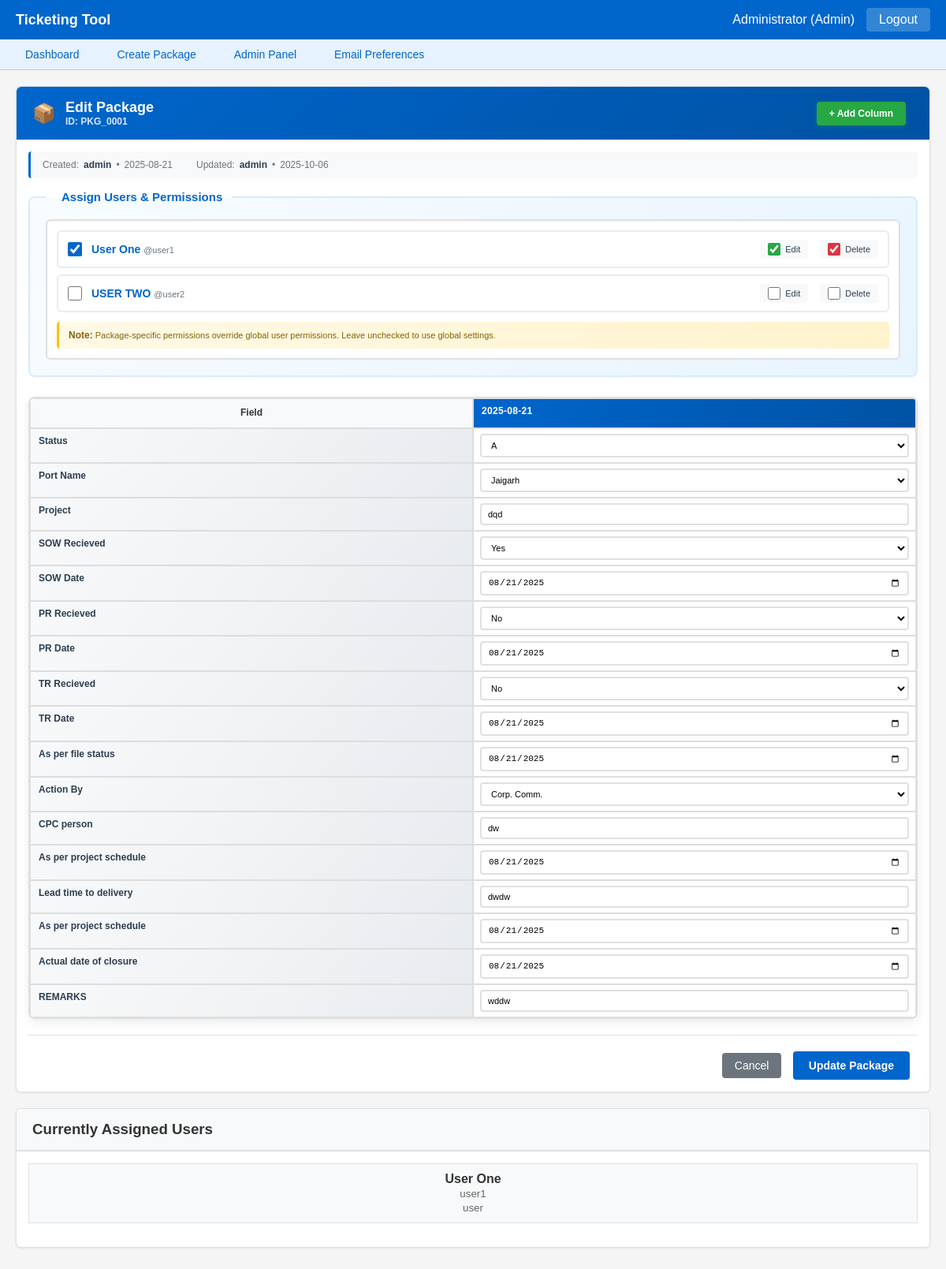
Page /packages/PKG_0001/edit (signed in) on the earlier database version.
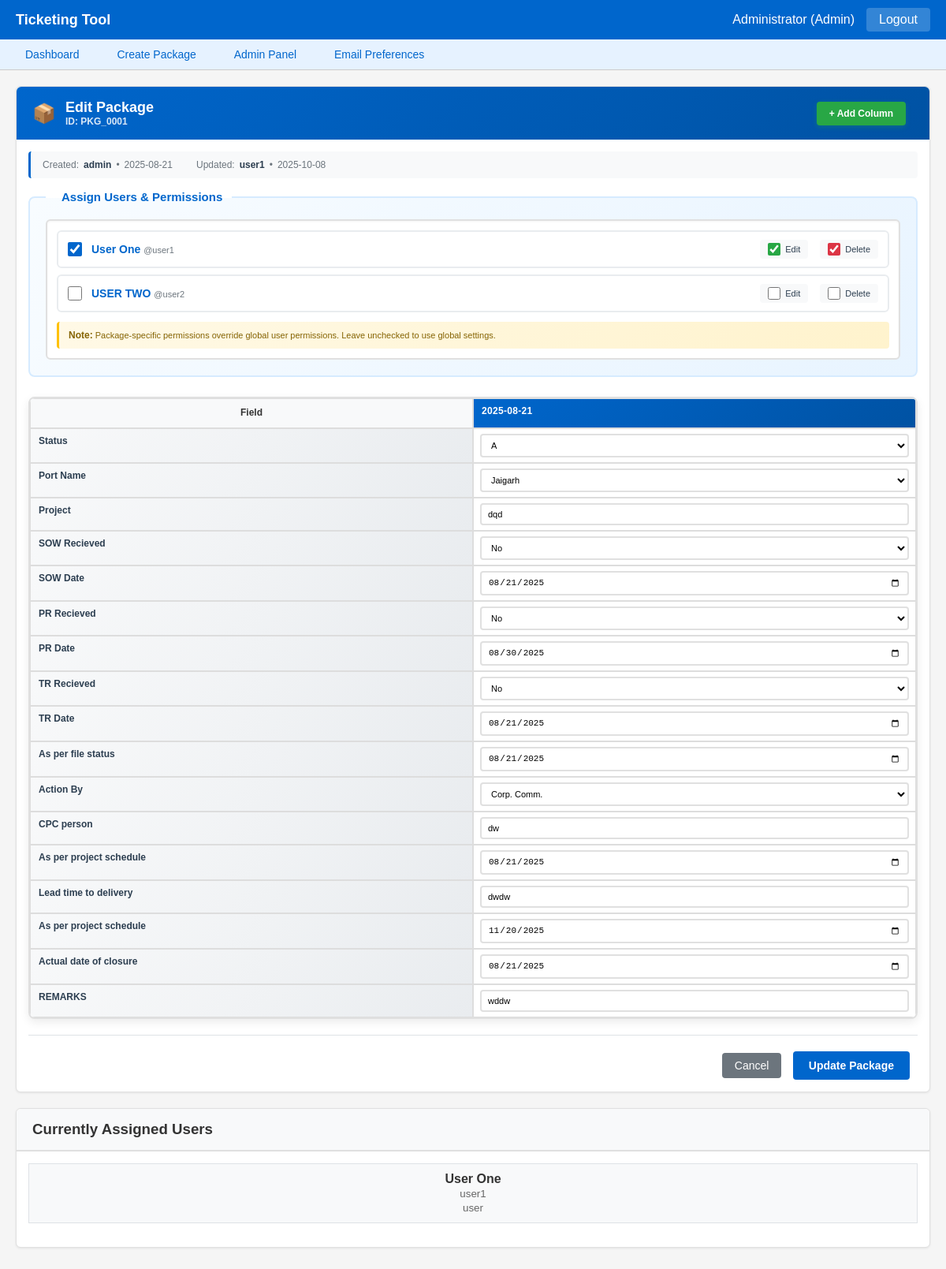
Same page on the later database version.
### models.py (models this page shows, shortened)
class Package(db.Model):
    __tablename__ = 'packages'
    id = db.Column(db.String(50), primary_key=True)
    created_by = db.Column(db.String(50), nullable=False)
    created_at = db.Column(db.DateTime, default=datetime.utcnow)
    updated_by = db.Column(db.String(50))
    updated_at = db.Column(db.DateTime)
    assigned_users = db.Column(db.Text)  # Store as JSON string
    gantt_columns = db.Column(db.Text)  # Store as JSON string
    data_timeline = db.Column(db.Text)  # Store as JSON string
    data = db.Column(db.Text)  # Store as JSON string (legacy)
    user_permissions = db.Column(db.Text)
    def get_assigned_users(self):
        return json.loads(self.assigned_users) if self.assigned_users else []
    def get_gantt_columns(self):
        return json.loads(self.gantt_columns) if self.gantt_columns else []
    def get_data_timeline(self):
        return json.loads(self.data_timeline) if self.data_timeline else {}
    def get_data(self):
        return json.loads(self.data) if self.data else {}
    def get_user_permissions(self):
        return json.loads(self.user_permissions) if self.user_permissions else {}

class FieldConfig(db.Model):
    __tablename__ = 'field_configs'
    field_name = db.Column(db.String(100), primary_key=True)
    field_type = db.Column(db.String(50), nullable=False)
    label = db.Column(db.String(100), nullable=False)
    editable = db.Column(db.Boolean, default=True)
    options = db.Column(db.Text)  # Store as JSON string
    permissions = db.Column(db.Text)  # Store as JSON string
    def get_options(self):
        return json.loads(self.options) if self.options else []
    def get_permissions(self):
        return json.loads(self.permissions) if self.permissions else {}

### main.py (the view, shortened to what this page needs)
@app.route('/packages/<package_id>/edit', methods=['GET', 'POST'])
@login_required
def edit_package(package_id):
    package = db.session.get(Package, package_id)
    if not package:
        flash('Package not found')
        return redirect(url_for('dashboard'))
    user = db.session.get(User, session['username'])
    user_role = user.role
    username = session['username']
    can_edit, reason = can_user_perform_package_action(username, user_role, package, 'update')
    if not can_edit:
        flash(f'Access denied: {reason}')
        return redirect(url_for('dashboard'))
    config = {'fields': get_all_field_configs()}
    gantt_columns = package.get_gantt_columns()
    data_timeline = package.get_data_timeline()
    if not gantt_columns:
        initial_date = datetime.now().strftime('%Y-%m-%d')
        gantt_columns = [initial_date]
        data_timeline = {initial_date: package.get_data()}
        package.set_gantt_columns(gantt_columns)
        package.set_data_timeline(data_timeline)
    package_data = {
        'id': package.id,
        'created_by': package.created_by,
        'created_at': package.created_at.isoformat() if package.created_at else None,
        'updated_by': package.updated_by,
        'updated_at': package.updated_at.isoformat() if package.updated_at else None,
        'assigned_users': package.get_assigned_users(),
        'user_permissions': package.get_user_permissions(),
        'gantt_columns': gantt_columns,
        'data_timeline': data_timeline,
        'data': package.get_data()
    }
    users = get_all_users()
    return render_template('edit_package.html', package=package_data, config=config, users=users)

### main.py (called while the page is built, shortened)
def get_all_users():
    users = User.query.all()
    return {u.username: {
        'password': u.password,
        'role': u.role,
        'name': u.name,
        'can_assign': u.can_assign,
        'permissions': u.get_permissions()
    } for u in users}

def get_all_field_configs():
    fields = FieldConfig.query.all()
    return {f.field_name: {
        'type': f.field_type,
        'label': f.label,
        'editable': f.editable,
        'options': f.get_options(),
        'permissions': f.get_permissions()
    } for f in fields}

def can_user_perform_package_action(username, user_role, package, action):
    if user_role == 'admin':
        return True, "Admin access"

def login_required(f):
    @wraps(f)
    def decorated_function(*args, **kwargs):
        if 'username' not in session:
            return redirect(url_for('login'))
        return f(*args, **kwargs)
    return decorated_function

### models.py (called while the page is built)
    def get_permissions(self):
        return json.loads(self.permissions) if self.permissions else {}

### templates/edit_package.html (shortened to what the changed rows need)
{% extends "base.html" %}
{% block content %}
<div class="card">
    <div class="card-header" style="background: linear-gradient(135deg, #0066cc 0%, #0052a3 100%); color: white; padding: 16px 20px; border-radius: 6px 6px 0 0; border: none;">
        <div style="display: flex; justify-content: space-between; align-items: center;">
            <div style="display: flex; align-items: center; gap: 12px;">
                <div>
                    <h2 style="margin: 0; font-size: 18px; font-weight: 600; color: white;">Edit Package</h2>
                    <p style="margin: 0; font-size: 12px; color: rgba(255,255,255,0.85);">ID: {{ package.id }}</p>
                </div>
            </div>
        </div>
    </div>
    <div class="card-body">
        <div style="background: #f8f9fa; border-left: 3px solid #0066cc; padding: 10px 15px; margin-bottom: 15px; border-radius: 4px; display: flex; gap: 30px; align-items: center; font-size: 12px;">
            <div style="display: flex; align-items: center; gap: 6px;">
                <span style="color: #6c757d; font-weight: 500;">Created:</span>
                <strong style="color: #2c3e50;">{{ package.created_by }}</strong>
                <span style="color: #6c757d;">•</span>
                <span style="color: #6c757d;">{{ package.created_at[:10] if package.created_at else 'Unknown' }}</span>
            </div>
            {% if package.updated_at %}
            <div style="display: flex; align-items: center; gap: 6px;">
                <span style="color: #6c757d; font-weight: 500;">Updated:</span>
                <strong style="color: #2c3e50;">{{ package.updated_by }}</strong>
                <span style="color: #6c757d;">•</span>
                <span style="color: #6c757d;">{{ package.updated_at[:10] }}</span>
            </div>
            {% endif %}
        </div>
        {% if session.role == 'admin' %}
        <form method="POST" id="mainForm">
        {% else %}
        <form method="POST" id="mainForm">
            <input type="hidden" name="action" value="update">
        {% endif %}
<div class="gantt-container">
    <table class="gantt-table">
        <thead>
            <tr>
                <th class="field-label-column">Field</th>
                {% for column_date in package.gantt_columns %}
                <th class="gantt-column-header">
                    <div class="column-header-content">
                        <div class="column-date">
                            {% set date_parts = column_date.split('_') %}
                            {% if date_parts|length > 1 %}
                                <span class="date-main">{{ date_parts[0] }}</span>
                                <span class="date-time">{{ date_parts[1].replace('-', ':') }}</span>
                            {% else %}
                                <span class="date-main">{{ column_date }}</span>
                            {% endif %}
                        </div>
                    </div>
                </th>
                {% endfor %}
            </tr>
        </thead>
        <tbody>
            {% for field_name, field_config in config.fields.items() %}
            {% set is_editable = can_access_field(field_name, 'write') %}
            <tr class="gantt-row">
                <td class="field-label">
                    {{ field_config.label }}
                </td>
                {% for column_date in package.gantt_columns %}
                <td class="gantt-cell {% if not is_editable %}readonly{% endif %}">
                    {% set field_value = package.data_timeline.get(column_date, {}).get(field_name, '') %}
                    {% set form_field_name = field_name + '_' + column_date %}
                    {% if field_config.type == 'text' %}
                        {% if field_name == 'remarks' %}
                        <textarea name="{{ form_field_name }}" class="gantt-input gantt-textarea"
                                  {% if not is_editable %}readonly{% endif %}>{{ field_value }}</textarea>
                        {% else %}
                        <input type="text" name="{{ form_field_name }}" class="gantt-input "
                               value="{{ field_value }}" {% if not is_editable %}readonly{% endif %}>
                        {% endif %}
                    {% elif field_config.type == 'date' %}
                    <input type="date" name="{{ form_field_name }}" class="gantt-input"
                           value="{{ field_value }}" {% if not is_editable %}readonly{% endif %}>
                    {% elif field_config.type == 'dropdown' %}
                    <select name="{{ form_field_name }}" class="gantt-input" {% if not is_editable %}disabled{% endif %}>
                        {% for option in field_config.options %}
                        <option value="{{ option }}" {% if option == field_value %}selected{% endif %}>
                            {{ option }}
                        </option>
                        {% endfor %}
                    </select>
                    {% endif %}
                </td>
                {% endfor %}
            </tr>
            {% endfor %}
        </tbody>
    </table>
</div>
</form>
</div>
</div>
{% endblock %}

Differences in the rows shown:
changed Package "PKG_0001": updated_by "admin" → "user1"
computed for FieldConfig "SOW Recieved": value "Yes" → "No"
computed for FieldConfig "PR Date": field_value "08/21/2025" → "08/30/2025"
computed for FieldConfig (number 15 of 17 on the later page): field_value "08/21/2025" → "11/20/2025"
Other differences:
{{ package.updated_at[:10] }}: "2025-10-06" → "2025-10-08"
